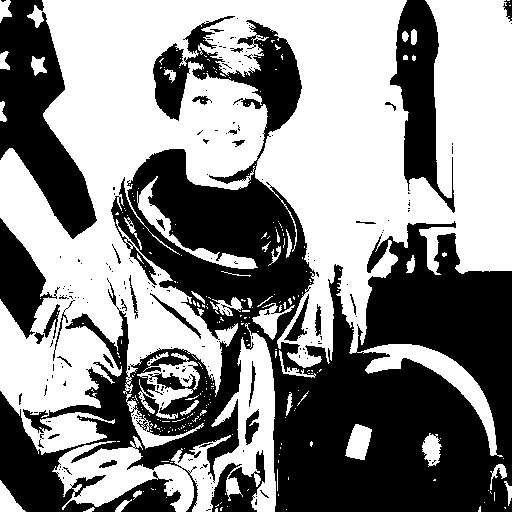
#> input picture 5th_year/Computer_Vision/lab7/thresholding.jpg, 512 x 512 px
$ python erosion.py
#> lines starting #> are read from the running program, lines starting #| are printed output that depends on the picture
import cv2
import numpy as np

img = cv2.imread("thresholding.jpg")
#> img is the input picture: shape (512, 512, 3); min 0, max 255, mean 138.3
ker = np.ones((5, 5), np.uint8)
new_img = cv2.erode(img, ker, iterations=1)
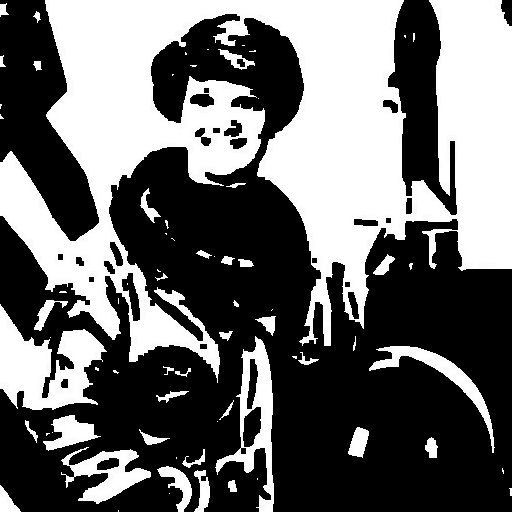
#> new_img: shape (512, 512, 3); min 0, max 255, mean 105.7
cv2.imshow("erosion", new_img)
cv2.waitKey(0)
cv2.destroyAllWindows()
